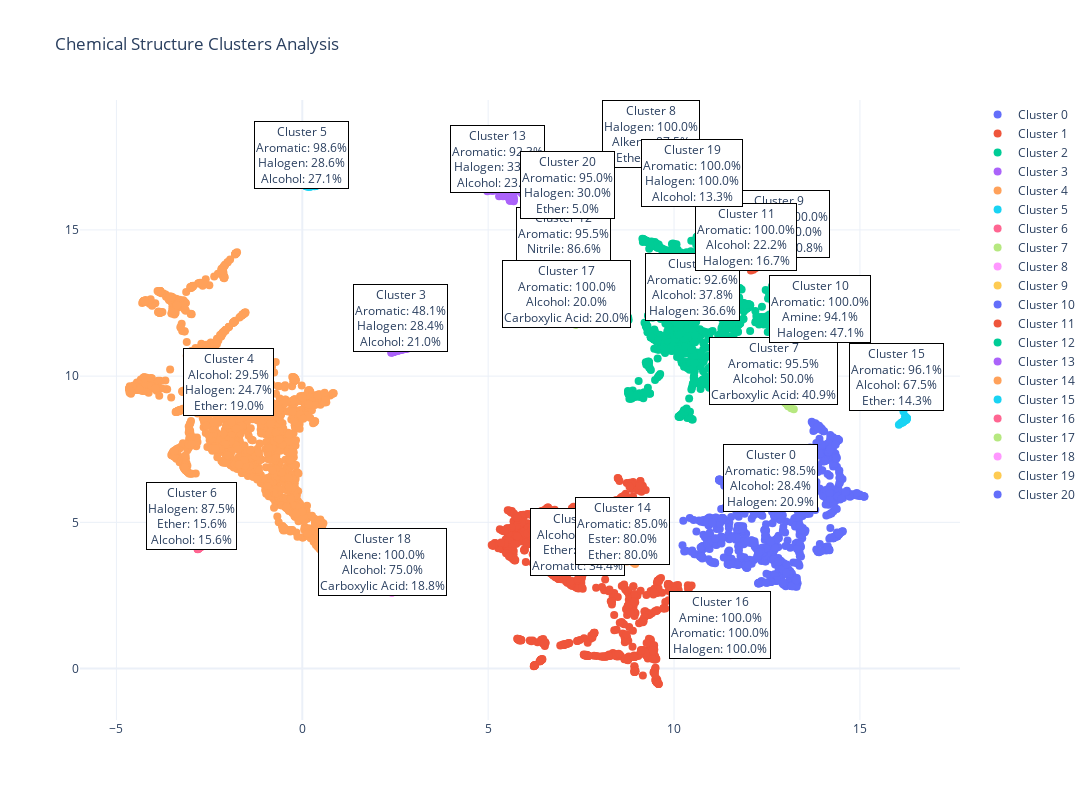

Notebook code for this chart:
### Code cell
n_neighbors: int = 15
min_dist: float = 0.1
cluster_eps: float = 0.5
cluster_min_samples: int = 5

# Scale embeddings
print("Scaling embeddings...")
scaler = StandardScaler()
scaled_embeddings = scaler.fit_transform(X)

# # Perform UMAP
if reduced_embeddings is None:
    print("Performing UMAP reduction...")
    reducer = umap.UMAP(
        n_neighbors=n_neighbors,
        min_dist=min_dist,
        n_components=2,
        random_state=42
    )
    reduced_embeddings = reducer.fit_transform(scaled_embeddings)

# Analyze clusters
print("Analyzing chemical clusters...")
analyzer = ChemicalClusterAnalyzer()
labels, cluster_analysis = analyzer.analyze_cluster_chemistry(
    reduced_embeddings,
    smiles_list,
    eps=cluster_eps,
    min_samples=cluster_min_samples
)

# Create visualization
print("Creating visualization...")
analyzer.plot_cluster_analysis(
    reduced_embeddings,
    smiles_list,
    labels,
    cluster_analysis,
    # output_filepath=vec_dir / f'{fname}_cluster_analysis.html'
)

print("Analysis complete!")
